Frame 1 (no input): blank canvas, image omitted
Frame 60 (no input): blank canvas, image omitted
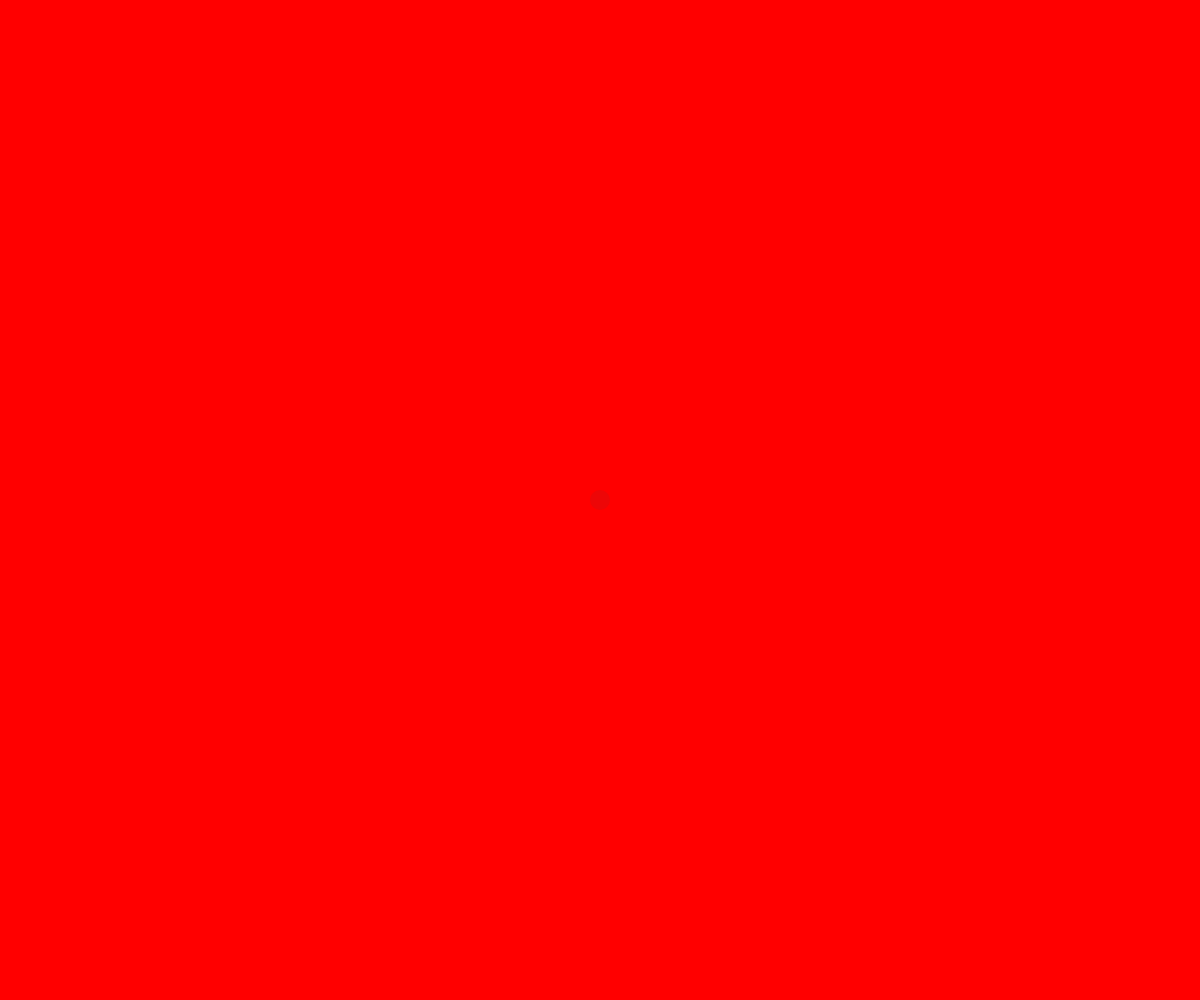
Frame 120 (the mouse pressed at the canvas centre since frame 60)

The p5.js sketch whose frames 1 and 60 were blank and that drew this single picture after the mouse press (run headless with seeded random() and noise() and a simulated clock; from frame 60 on, the mouse is pressed at the canvas centre):

// p5.js sketch
// ── sketch.js
/* global alpha blue brightness color green hue lerpColor lightness red saturation p5.Color background clear colorMode fill noFill noStroke stroke arc ellipse circle line point quad rect square triangle ellipseMode noSmooth rectMode smooth strokeCap strokeJoin strokeWeight bezier bezierDetail bezierPoint bezierTangent curve curveDetail curveTightness curvePoint curveTangent beginContour beginShape bezierVertex curveVertex endContour endShape quadraticVertex vertex plane box sphere cylinder cone ellipsoid torus p5.Geometry loadModel model HALF_PI PI QUARTER_PI TAU TWO_PI DEGREES RADIANS print frameCount deltaTime focused cursor frameRate noCursor displayWidth displayHeight windowWidth windowHeight windowResized width height fullscreen pixelDensity displayDensity getURL getURLPath getURLParams preload setup draw remove disableFriendlyErrors noLoop loop push pop redraw p5.Element select selectAll removeElements changed input createDiv createP createSpan createImg createA createSlider createButton createCheckbox createSelect createRadio createColorPicker createInput createFileInput createVideo createAudio VIDEO AUDIO createCapture createElement p5.MediaElement p5.Graphics createCanvas resizeCanvas noCanvas createGraphics blendMode setAttributes applyMatrix resetMatrix rotate rotateX rotateY rotateZ scale shearX shearY translate storeItem getItem clearStorage removeItem createStringDict createNumberDict p5.TypedDict p5.NumberDict append arrayCopy concat reverse shorten shuffle sort splice subset float int str boolean byte char unchar hex unhex join match matchAll nf nfc nfp nfs split splitTokens trim deviceOrientation accelerationX accelerationY accelerationZ pAccelerationX pAccelerationY pAccelerationZ rotationX rotationY rotationZ pRotationX pRotationY pRotationZ turnAxis setMoveThreshold setShakeThreshold deviceMoved deviceTurned deviceShaken keyIsPressed key keyCode keyPressed keyReleased keyTyped keyIsDown movedX movedY mouseX mouseY pmouseX pmouseY winMouseX winMouseY pwinMouseX pwinMouseY mouseButton mouseIsPressed mouseMoved mouseDragged mousePressed mouseReleased mouseClicked doubleClicked mouseWheel requestPointerLock exitPointerLock touches touchStarted touchMoved touchEnded createImage saveCanvas saveFrames p5.Image loadImage image tint noTint imageMode pixels blend copy filter get loadPixels set updatePixels loadJSON loadStrings loadTable loadXML loadBytes httpGet httpPost httpDo p5.XML createWriter p5.PrintWriter save saveJSON saveStrings saveTable p5.Table p5.TableRow day hour minute millis month second year createVector p5.Vector abs ceil constrain dist exp floor lerp log mag map max min norm pow round sq sqrt noise noiseDetail noiseSeed randomSeed random randomGaussian acos asin atan atan2 cos sin tan degrees radians angleMode textAlign textLeading textSize textStyle textWidth textAscent textDescent loadFont text textFont p5.Font orbitControl debugMode noDebugMode ambientLight directionalLight pointLight lights lightFalloff loadShader createShader shader resetShader normalMaterial texture textureMode textureWrap ambientMaterial emissiveMaterial specularMaterial shininess p5.Shader camera perspective ortho createCamera p5.Camera setCamera */

function setup () {
  // put setup code here
  createCanvas(window.innerWidth, window.innerHeight)
}

function draw () {
  // put drawing code here
  if (mouseIsPressed) {
  r = map(mouseX, 0, 300, 0, 255);
  b = map(mouseX, 0, 300, 255, 0);
  background(r, 0, b);
  } else {
    fill(100,50,60,30);
    noStroke(0)
  }
  ellipse(mouseX, mouseY, 20, 20)
}
